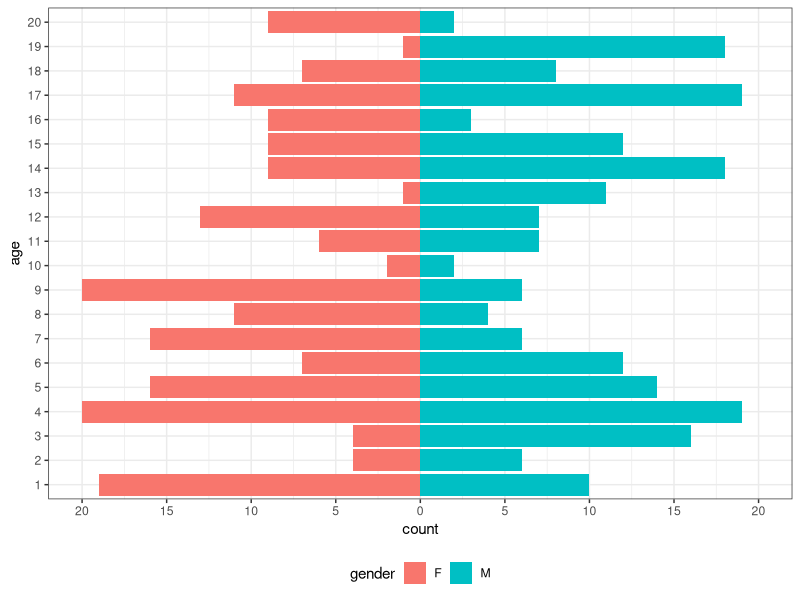

The R script that drew this image:
## ---- chunk 1
library(ggplot2)
## ---- chunk 2
set.seed(100)
df <- data.frame(count=sample(1:20,40,replace=TRUE), gender=c(rep('M',20),rep('F',20)), age=factor(rep(1:20,2)))
df
## ---- chunk 3
ggplot(data=df,aes(x=age, fill=gender)) +
  geom_bar(data=subset(df,gender=='M'),aes(y=count),stat="identity") +
  geom_bar(data=subset(df,gender=='F'),aes(y=-1*count),stat="identity") +
  coord_flip() +
  theme_bw() +
  theme(legend.position="bottom") +
  scale_y_continuous(limits=c(-20,20),breaks=seq(-20,20,5),labels=abs(seq(-20,20,5)))
